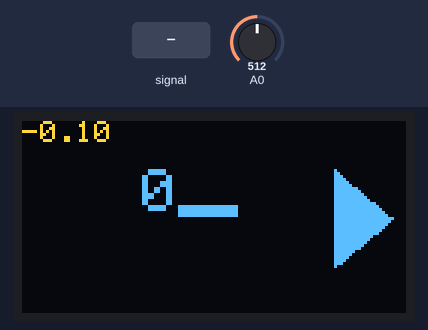
Recording of a sketch running on a simulated Arduino Uno, built with avr-gcc and run on an emulated ATmega328P. Shown: 128×64 one-colour display. The inputs (shaded band) are chosen by the test bench; at power-on: A0 = 512. The OLED is the two-colour kind (top 16 rows yellow).

Above: at 1.2 s.
1.3 s: A0 fed a 1000 Hz sine of ±255 counts around its level
At 2.3 s:
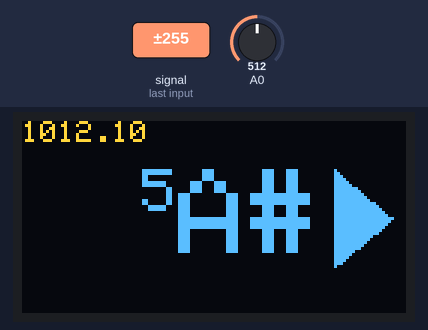
2.9 s: A0 fed a 200 Hz sine of ±81 counts around its level
At 7.5 s:
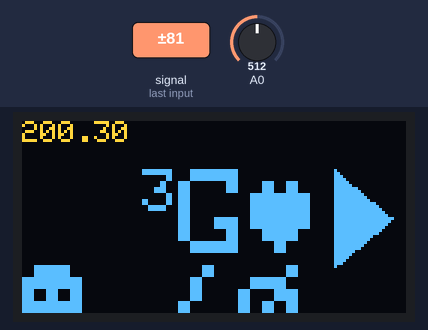
Timing chart, 0 to 9.0 s (numbered marks = the images above; inputs shaded):
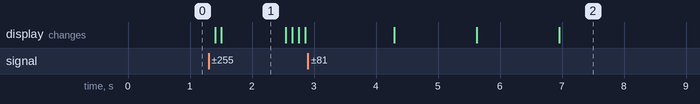

The sketch:

Tune-O-Matic-oled.ino
```cpp
#include "Tuner.hpp"
#include "TunerUI.hpp"

TunerUI ui = TunerUI();
Tuner tuner = Tuner();

// Data storage variables.
byte newData = 0;
byte prevData = 0;

// Freq variables.
unsigned int period;

// Changing the #defines to consts materially affects the detection!
#define HALF_SAMPLE_VALUE 127
#define TIMER_RATE 38462
#define TIMER_RATE_10 TIMER_RATE * 10

// Data storage variables.
unsigned int time = 0; // Keeps time and sends values to store in timer[] occasionally.
#define BUFFER_SIZE 10
int timer[BUFFER_SIZE];  // Storage for timing of events.
int slope[BUFFER_SIZE];  // Storage for slope of events.
unsigned int totalTimer; // Used to calculate period.
byte index = 0;          // Current storage index.
int maxSlope = 0;        // Used to calculate max slope as trigger point.
int newSlope;            // Storage for incoming slope data.

// Variables for decided whether you have a match.
#define MAX_NO_MATCH_VALUE 9
byte noMatch = 0;  // Counts how many non-matches you've received to reset variables if it's been too long.
byte slopeTol = 3; // Slope tolerance - adjust this if you need.
int timerTol = 10; // Timer tolerance - adjust this if you need.

// Variables for amp detection.
unsigned int ampTimer = 0;
byte maxAmp = 0;
byte checkMaxAmp;
byte ampThreshold = 30; // Raise if you have a very noisy signal.
long clippingTimer = 0;

// Clipping indicator variables.
boolean clipping = true;
#define CLIPPING_TIME 5 * TIMER_RATE // This should amount to 2 seconds.

void SetupInterrupt()
{
    cli(); // Disable interrupts.

    // Set up continuous sampling of analog pin 0.

    // Clear ADCSRA and ADCSRB registers.
    ADCSRA = 0;
    ADCSRB = 0;

    ADMUX |= (1 << REFS0); // Set reference voltage.
    ADMUX |= (1 << ADLAR); // Left align the ADC value- so we can read highest 8 bits from ADCH register only

    ADCSRA |= (1 << ADPS2) | (1 << ADPS0); // Set ADC clock with 32 pre-scaler -> 16mHz / 32 = 500kHz.
    ADCSRA |= (1 << ADATE);                // Enable auto trigger.
    ADCSRA |= (1 << ADIE);                 // Enable interrupts when measurement complete.
    ADCSRA |= (1 << ADEN);                 // Enable ADC.
    ADCSRA |= (1 << ADSC);                 // Start ADC measurements.

    sei(); // Enable interrupts.
}

// When new ADC value ready.
ISR(ADC_vect)
{
    prevData = newData; // Store previous value.
    newData = ADCH;     // Get value from A0.
    if (prevData < HALF_SAMPLE_VALUE && newData >= HALF_SAMPLE_VALUE)
    {                                  // if increasing and crossing midpoint
        newSlope = newData - prevData; // Calculate slope
        if (abs(newSlope - maxSlope) < slopeTol)
        { // If slopes are ==
            // Record new data and reset time.
            slope[index] = newSlope;
            timer[index] = time;
            time = 0;
            if (index == 0)
            {                       // New max slope just reset.
                noMatch = 0;
                index++; // Increment index.
            }
            else if (abs(timer[0] - timer[index]) < timerTol && abs(slope[0] - newSlope) < slopeTol)
            { // if timer duration and slopes match
                // Sum timer values.
                totalTimer = 0;
                for (byte i = 0; i < index; i++)
                {
                    totalTimer += timer[i];
                }
                period = totalTimer; // Set period.
                // Reset new zero index values to compare with.
                timer[0] = timer[index];
                slope[0] = slope[index];
                index = 1; // Set index to 1.
                noMatch = 0;
            }
            else
            {            // Crossing midpoint but not match.
                index++; // Increment index.
                if (index > BUFFER_SIZE - 1)
                {
                    reset();
                }
            }
        }
        else if (newSlope > maxSlope)
        { // If new slope is much larger than max slope.
            maxSlope = newSlope;
            time = 0; // Reset clock.
            noMatch = 0;
            index = 0; // Reset index.
        }
        else
        {              // Slope not steep enough.
            noMatch++; // Increment no match counter.
            if (noMatch > MAX_NO_MATCH_VALUE)
            {
                reset();
            }
        }
    }

    // If clipping
    if (newData == 0 || newData == 1023)
    {
        PORTB |= B00100000; // set pin 13 high, i.e. turn on clipping indicator led.
        clipping = true;    // Currently clipping.
    }

    time++; // Increment timer at rate of 38.5kHz
    clippingTimer++;
    if (clippingTimer > CLIPPING_TIME)
    {
        PORTB &= B11011111; // Set pin 13 low, i.e. turn off clipping indicator led.
        clipping = false;   // Currently not clipping.
        clippingTimer = 0;
    }

    ampTimer++; // Increment amplitude timer.
    if (abs(HALF_SAMPLE_VALUE - ADCH) > maxAmp)
    {
        maxAmp = abs(HALF_SAMPLE_VALUE - ADCH);
    }
    if (ampTimer == 1000)
    {
        ampTimer = 0;
        checkMaxAmp = maxAmp;
        maxAmp = 0;
    }
}

void reset()
{                 // Clear out some variables.
    index = 0;    // Reset index.
    noMatch = 0;  // Reset match counter.
    maxSlope = 0; // Reset slope.
}

void setup()
{
    if (!ui.Start())
    {
        for (;;)
        {
        } // Don't proceed, loop forever
    }

    SetupInterrupt();
}

void loop()
{
    // Get the frequency x10 ie 440Hz gives 4400.
    uint16_t frequency = TIMER_RATE_10 / period;

    Match match = tuner.CalculateNote(frequency);
    ui.DisplayNoteMatch(match);

    delay(70);
}
```

Tuner.cpp
```cpp
#include "Tuner.hpp"

Tuner::Tuner()
{
    sgLowestFrequency = pgm_read_word_near(&sgNotes[0].mLowest);
    sgHighestFrequency = pgm_read_word_near(&sgNotes[sgNoteCount - 1].mHighest);
}

Match Tuner::CalculateNote(int frequency)
{
    Match result = {
        .Frequency = frequency,
        .Note = {'-', 0}, // because gcc bug https://gcc.gnu.org/bugzilla/show_bug.cgi?id=55227
        .Octave = 0,
        .OutOfRange = false,
        .IsSharp = false,
        .IsFlat = false,
    };

    // check for frequency out of bounds
    if (frequency < sgLowestFrequency)
    {
        result.OutOfRange = true;
        result.IsFlat = true;
        return result;
    }

    if (frequency > sgHighestFrequency)
    {
        result.OutOfRange = true;
        result.IsSharp = true;
        return result;
    }

    // binary search to find note
    int begin = 0;
    int end = sgNoteCount - 1;

    while (begin != end)
    {
        int middle = (begin + end) >> 1;
        const cFreq4 &item = sgNotes[middle];

        if (middle == begin)
        {
            // We found the note, now test its accuracy
            if (frequency < pgm_read_word_near(&item.mLow))
                result.IsFlat = true;
            else if (frequency > pgm_read_word_near(&item.mHigh))
                result.IsSharp = true;
            // else is in tune!

            strcpy_P(result.Note, (char *)item.mNote);
            result.Octave = pgm_read_byte_near(&item.mOctave);

            break;
        }
        if (frequency < pgm_read_word_near(&item.mLowest))
            end = middle;
        else
            begin = middle;
    }

    return result;
}
```

Tuner.hpp
```cpp
#ifndef _TUNER_H_
#define _TUNER_H_

#include <Arduino.h>

const int NOTE_BUFFER = 3;

struct cFreq4
{
  // the four frequencies of the range (in Hz*10)
  uint16_t mLowest, mLow, mHigh, mHighest;
  char mNote[NOTE_BUFFER]; // C C# D D# E F F# G G# A A# B
  char mOctave;           // number of the octave eg 440 is A 4.
};

static const cFreq4 sgNotes[] PROGMEM =
    {
        {159, 162, 164, 167, "C", 0},      //    16.352 Hz
        {168, 172, 174, 177, "C#", 0},     //    17.324 Hz
        {178, 182, 184, 188, "D", 0},      //    18.354 Hz
        {189, 193, 195, 199, "D#", 0},     //    19.445 Hz
        {200, 204, 207, 211, "E", 0},      //    20.602 Hz
        {212, 216, 219, 224, "F", 0},      //    21.827 Hz
        {225, 229, 232, 237, "F#", 0},     //    23.125 Hz
        {238, 243, 246, 251, "G", 0},      //    24.500 Hz
        {252, 257, 261, 266, "G#", 0},     //    25.957 Hz
        {267, 272, 277, 282, "A", 0},      //    27.500 Hz
        {283, 289, 293, 299, "A#", 0},     //    29.135 Hz
        {300, 306, 311, 317, "B", 0},      //    30.868 Hz
        {318, 324, 329, 336, "C", 1},      //    32.703 Hz
        {337, 343, 349, 356, "C#", 1},     //    34.648 Hz
        {357, 364, 370, 377, "D", 1},      //    36.708 Hz
        {378, 385, 392, 399, "D#", 1},     //    38.891 Hz
        {400, 408, 415, 423, "E", 1},      //    41.203 Hz
        {424, 432, 440, 448, "F", 1},      //    43.654 Hz
        {449, 458, 466, 475, "F#", 1},     //    46.249 Hz
        {476, 485, 494, 503, "G", 1},      //    48.999 Hz
        {504, 514, 523, 533, "G#", 1},     //    51.913 Hz
        {534, 545, 554, 565, "A", 1},      //    55.000 Hz
        {566, 577, 587, 599, "A#", 1},     //    58.270 Hz
        {600, 611, 622, 634, "B", 1},      //    61.735 Hz
        {635, 648, 659, 672, "C", 2},      //    65.406 Hz
        {673, 686, 699, 712, "C#", 2},     //    69.296 Hz
        {713, 727, 740, 755, "D", 2},      //    73.416 Hz
        {756, 770, 784, 800, "D#", 2},     //    77.782 Hz
        {801, 816, 831, 847, "E", 2},      //    82.407 Hz
        {848, 865, 881, 898, "F", 2},      //    87.307 Hz
        {899, 916, 933, 951, "F#", 2},     //    92.499 Hz
        {952, 971, 988, 1008, "G", 2},     //    97.999 Hz
        {1009, 1028, 1047, 1068, "G#", 2}, //   103.826 Hz
        {1069, 1089, 1110, 1131, "A", 2},  //   110.000 Hz
        {1132, 1154, 1176, 1199, "A#", 2}, //   116.541 Hz
        {1200, 1223, 1246, 1270, "B", 2},  //   123.471 Hz
        {1271, 1296, 1320, 1345, "C", 3},  //   130.813 Hz
        {1346, 1373, 1398, 1426, "C#", 3}, //   138.591 Hz
        {1427, 1454, 1482, 1510, "D", 3},  //   146.832 Hz
        {1511, 1541, 1570, 1600, "D#", 3}, //   155.563 Hz
        {1601, 1632, 1663, 1695, "E", 3},  //   164.814 Hz
        {1696, 1729, 1762, 1796, "F", 3},  //   174.614 Hz
        {1797, 1832, 1867, 1903, "F#", 3}, //   184.997 Hz
        {1904, 1941, 1978, 2016, "G", 3},  //   195.998 Hz
        {2017, 2057, 2096, 2136, "G#", 3}, //   207.652 Hz
        {2137, 2179, 2220, 2263, "A", 3},  //   220.000 Hz
        {2264, 2308, 2352, 2398, "A#", 3}, //   233.082 Hz
        {2399, 2446, 2492, 2541, "B", 3},  //   246.942 Hz
        {2542, 2591, 2641, 2692, "C", 4},  //   261.626 Hz
        {2693, 2745, 2798, 2852, "C#", 4}, //   277.183 Hz
        {2853, 2909, 2964, 3022, "D", 4},  //   293.665 Hz
        {3023, 3081, 3140, 3201, "D#", 4}, //   311.127 Hz
        {3202, 3265, 3327, 3392, "E", 4},  //   329.628 Hz
        {3393, 3459, 3525, 3594, "F", 4},  //   349.228 Hz
        {3595, 3664, 3735, 3807, "F#", 4}, //   369.994 Hz
        {3808, 3882, 3957, 4034, "G", 4},  //   391.995 Hz
        {4035, 4113, 4192, 4274, "G#", 4}, //   415.305 Hz
        {4275, 4358, 4442, 4528, "A", 4},  //   440.000 Hz
        {4529, 4617, 4706, 4797, "A#", 4}, //   466.164 Hz
        {4798, 4892, 4986, 5083, "B", 4},  //   493.883 Hz
        {5084, 5182, 5282, 5385, "C", 5},  //   523.251 Hz
        {5386, 5491, 5596, 5705, "C#", 5}, //   554.365 Hz
        {5706, 5817, 5929, 6044, "D", 5},  //   587.330 Hz
        {6045, 6163, 6282, 6404, "D#", 5}, //   622.254 Hz
        {6405, 6529, 6655, 6785, "E", 5},  //   659.255 Hz
        {6786, 6918, 7051, 7188, "F", 5},  //   698.456 Hz
        {7189, 7329, 7470, 7616, "F#", 5}, //   739.989 Hz
        {7617, 7765, 7915, 8069, "G", 5},  //   783.991 Hz
        {8070, 8227, 8385, 8548, "G#", 5}, //   830.609 Hz
        {8549, 8716, 8884, 9057, "A", 5},  //   880.000 Hz
        {9058, 9234, 9412, 9595, "A#", 5}, //   932.328 Hz
        {9596, 9783, 9972, 10166, "B", 5}, //   987.767 Hz
#if 0 // frqeuncy determination code cannot handle this high a frequency ?
        {10167, 10365, 10565, 10771, "C", 6},      //  1046.502 Hz
        {10772, 10981, 11194, 11411, "C#", 6},     //  1108.731 Hz
        {11412, 11634, 11859, 12090, "D", 6},      //  1174.659 Hz
        {12091, 12326, 12564, 12809, "D#", 6},     //  1244.508 Hz
        {12810, 13059, 13312, 13570, "E", 6},      //  1318.510 Hz
        {13571, 13835, 14103, 14377, "F", 6},      //  1396.913 Hz
        {14378, 14658, 14942, 15232, "F#", 6},     //  1479.978 Hz
        {15233, 15530, 15830, 16138, "G", 6},      //  1567.982 Hz
        {16139, 16453, 16772, 17098, "G#", 6},     //  1661.219 Hz
        {17099, 17431, 17769, 18115, "A", 6},      //  1760.000 Hz
        {18116, 18468, 18826, 19192, "A#", 6},     //  1864.655 Hz
        {19193, 19566, 19945, 20333, "B", 6},      //  1975.533 Hz
        {20334, 20730, 21132, 21542, "C", 7},      //  2093.005 Hz
        {21543, 21962, 22388, 22823, "C#", 7},     //  2217.461 Hz
        {22824, 23268, 23719, 24181, "D", 7},      //  2349.318 Hz
        {24182, 24652, 25130, 25618, "D#", 7},     //  2489.016 Hz
        {25619, 26118, 26624, 27142, "E", 7},      //  2637.020 Hz
        {27143, 27671, 28208, 28756, "F", 7},      //  2793.826 Hz
        {28757, 29316, 29885, 30466, "F#", 7},     //  2959.955 Hz
        {30467, 31059, 31662, 32278, "G", 7},      //  3135.963 Hz
        {32279, 32906, 33545, 34197, "G#", 7},     //  3322.438 Hz
        {34198, 34863, 35540, 36230, "A", 7},      //  3520.000 Hz
        {36231, 36936, 37653, 38385, "A#", 7},     //  3729.310 Hz
        {38386, 39132, 39892, 40667, "B", 7},      //  3951.066 Hz
        {40668, 41459, 42264, 43086, "C", 8},      //  4186.009 Hz
        {43087, 43924, 44777, 45648, "C#", 8},     //  4434.922 Hz
        {45649, 46536, 47440, 48362, "D", 8},      //  4698.636 Hz
        {48363, 49303, 50261, 51238, "D#", 8},     //  4978.032 Hz
        {51239, 52235, 53250, 54285, "E", 8},      //  5274.041 Hz
        {54286, 55341, 56416, 57513, "F", 8},      //  5587.652 Hz
        {57514, 58632, 59771, 60933, "F#", 8},     //  5919.911 Hz
        {60934, 62118, 63325, 64556, "G", 8},      //  6271.927 Hz
        // uint16_t => overflow !
        {64557, 65812, 67091, 68395, "G#", 8},     //  6644.875 Hz
        {68396, 69726, 71080, 72462, "A", 8},      //  7040.000 Hz
        {72463, 73872, 75307, 76771, "A#", 8},     //  7458.620 Hz
        {76772, 78264, 79785, 81336, "B", 8},      //  7902.133 Hz
        {81337, 82918, 84529, 86172, "C", 9},      //  8372.018 Hz
        {86173, 87849, 89555, 91297, "C#", 9},     //  8869.844 Hz
        {91298, 93072, 94881, 96725, "D", 9},      //  9397.273 Hz
        {96726, 98607, 100523, 102477, "D#", 9},   //  9956.063 Hz
        {102478, 104470, 106500, 108571, "E", 9},  // 10548.082 Hz
        {108572, 110682, 112833, 115027, "F", 9},  // 11175.303 Hz
        {115028, 117264, 119543, 121867, "F#", 9}, // 11839.822 Hz
        {121868, 124237, 126651, 129113, "G", 9},  // 12543.854 Hz
        {129114, 131624, 134182, 136791, "G#", 9}, // 13289.750 Hz
        {136792, 139451, 142161, 144925, "A", 9},  // 14080.000 Hz
        {144926, 147743, 150614, 153542, "A#", 9}, // 14917.240 Hz
        {153543, 156528, 159570, 162673, "B", 9},  // 15804.266 Hz
#endif
};

struct Match
{
  int Frequency;
  char Note[NOTE_BUFFER];
  char Octave;
  bool OutOfRange;
  bool IsSharp;
  bool IsFlat;
};

class Tuner
{
  const int sgNoteCount = sizeof sgNotes / sizeof sgNotes[0];
  uint16_t sgLowestFrequency;
  uint16_t sgHighestFrequency;

public:
  Tuner();
  Match CalculateNote(int frequency);
};

#endif // _TUNER_H_
```

TunerUI.hpp
```cpp
#ifndef _TUNER_UI_H_
#define _TUNER_UI_H_

#include <Wire.h>
#include <Adafruit_GFX.h>
#include <Adafruit_SSD1306.h>

#include "Tuner.hpp"

class TunerUI
{
    const int SCREEN_WIDTH = 128;
    const int SCREEN_HEIGHT = 64;
    const int OLED_RESET = 4;
    const int SCREEN_ADDRESS = 0x3C;

    const int CHAR_WIDTH = 6;
    const int CHAR_HEIGHT = 8;

    const int FONT_SIZE = 4;
    const int SMALL_FONT = 2;
    const int MARGIN = 5;
    const int TUNE_Y_OFFSET = (SCREEN_HEIGHT - CHAR_HEIGHT * FONT_SIZE) / 2; // Used to space the  < > to match the letter height

    Adafruit_SSD1306 display;

    void DrawFlatTriangle();
    void DrawSharpTriangle();
    void DrawInTune();
    void DrawNote(char *note, char octave);

public:
    TunerUI();
    bool Start(void);
    void DisplayNoteMatch(Match match);
};

#endif // _TUNER_UI_H_
```

TunerUi.cpp
```cpp
#include "TunerUI.hpp"


TunerUI::TunerUI()
{
    display = Adafruit_SSD1306(SCREEN_WIDTH, SCREEN_HEIGHT, &Wire, OLED_RESET);
}

bool TunerUI::Start()
{
    bool result = display.begin(SSD1306_SWITCHCAPVCC, SCREEN_ADDRESS);

    if (result)
    {
        display.clearDisplay();
    }

    return result;
}

void TunerUI::DisplayNoteMatch(Match match)
{
    display.clearDisplay();

    // Show the frequency in the top left.
    display.setTextColor(WHITE);
    display.setCursor(0, 0);
    display.setTextSize(1);
    display.print(match.Frequency / 10.0);

    DrawNote(match.Note, match.Octave);

    if (match.IsFlat)
        DrawFlatTriangle();
    else if (match.IsSharp)
        DrawSharpTriangle();
    else
        DrawInTune();

    display.display();
}

void TunerUI::DrawNote(char *note, char octave)
{
    int x = (SCREEN_WIDTH - CHAR_WIDTH * FONT_SIZE) / 2;
    int y = (SCREEN_HEIGHT - CHAR_HEIGHT * FONT_SIZE) / 2;

    display.setCursor(x, y);
    display.setTextColor(WHITE);
    display.setTextSize(FONT_SIZE);
    display.print(note);

    x = x - (CHAR_WIDTH * SMALL_FONT);
    display.setCursor(x, y);
    display.setTextSize(SMALL_FONT);
    display.print((int)octave);
}

void TunerUI::DrawFlatTriangle()
{
    int x = FONT_SIZE * CHAR_WIDTH;
    display.fillTriangle(x, TUNE_Y_OFFSET, x, SCREEN_HEIGHT - TUNE_Y_OFFSET, MARGIN, SCREEN_HEIGHT / 2, WHITE);
}

void TunerUI::DrawSharpTriangle()
{
    int x = SCREEN_WIDTH - (FONT_SIZE * CHAR_WIDTH);
    display.fillTriangle(x, TUNE_Y_OFFSET, x, SCREEN_HEIGHT - TUNE_Y_OFFSET, SCREEN_WIDTH - MARGIN, SCREEN_HEIGHT / 2, WHITE);
}

void TunerUI::DrawInTune()
{
    int boxWidth = 3 * FONT_SIZE * CHAR_WIDTH;
    int boxHeight = 2 * FONT_SIZE * CHAR_HEIGHT;
    display.drawRect((SCREEN_WIDTH - boxWidth) / 2, (SCREEN_HEIGHT - boxHeight) / 2, boxWidth, boxHeight, WHITE);
}
```

Measured:
- after the input at 1.3 s, the display: first changes after 0.10 s (image 1 shows a later state)
- after the input at 2.9 s, the display: changes after 1.4 s (image 2)
- what the display in image 1 shows lasts 1.0 s, from 1.5 s to 2.5 s
